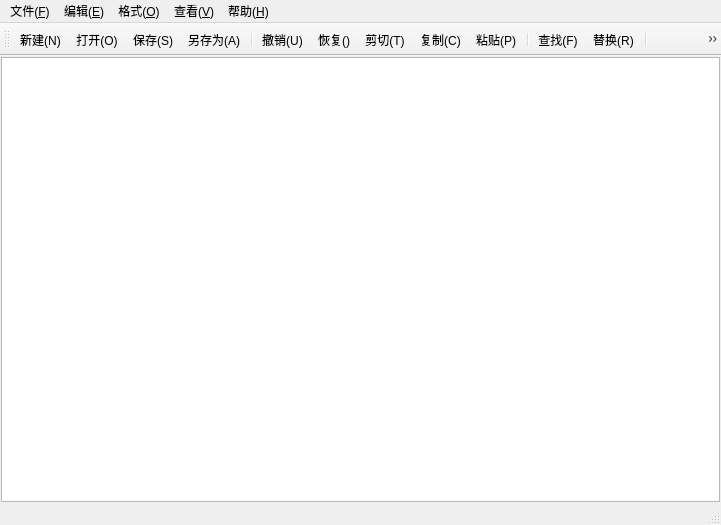
<?xml version="1.0" encoding="UTF-8"?>
<ui version="4.0">
 <class>MainWindow</class>
 <widget class="QMainWindow" name="MainWindow">
  <property name="geometry">
   <rect>
    <x>0</x>
    <y>0</y>
    <width>721</width>
    <height>525</height>
   </rect>
  </property>
  <property name="windowTitle">
   <string>MainWindow</string>
  </property>
  <widget class="QWidget" name="centralwidget">
   <layout class="QHBoxLayout" name="horizontalLayout">
    <property name="spacing">
     <number>0</number>
    </property>
    <property name="leftMargin">
     <number>1</number>
    </property>
    <property name="topMargin">
     <number>1</number>
    </property>
    <property name="rightMargin">
     <number>1</number>
    </property>
    <property name="bottomMargin">
     <number>1</number>
    </property>
    <item>
     <widget class="QPlainTextEdit" name="textEdit"/>
    </item>
   </layout>
  </widget>
  <widget class="QMenuBar" name="menubar">
   <property name="geometry">
    <rect>
     <x>0</x>
     <y>0</y>
     <width>721</width>
     <height>25</height>
    </rect>
   </property>
   <widget class="QMenu" name="menu">
    <property name="title">
     <string>文件(&amp;F)</string>
    </property>
    <addaction name="actionNew"/>
    <addaction name="actionOpen"/>
    <addaction name="actionSave"/>
    <addaction name="actionSaveNew"/>
    <addaction name="separator"/>
    <addaction name="actionExit"/>
   </widget>
   <widget class="QMenu" name="menu_E">
    <property name="title">
     <string>编辑(&amp;E)</string>
    </property>
    <addaction name="actionBack"/>
    <addaction name="actionRecover"/>
    <addaction name="actionCut"/>
    <addaction name="actionCopy"/>
    <addaction name="actionPut"/>
    <addaction name="separator"/>
    <addaction name="actionSeach"/>
    <addaction name="actionExchange"/>
    <addaction name="separator"/>
    <addaction name="actionAllChoose"/>
   </widget>
   <widget class="QMenu" name="menu_2">
    <property name="title">
     <string>格式(&amp;O)</string>
    </property>
    <addaction name="actionAutoNextLine"/>
    <addaction name="actionShowLine"/>
    <addaction name="actionFont"/>
    <addaction name="actionFontColor"/>
    <addaction name="separator"/>
    <addaction name="actBgColor"/>
    <addaction name="actEditBgColor"/>
   </widget>
   <widget class="QMenu" name="menu_V">
    <property name="title">
     <string>查看(&amp;V)</string>
    </property>
    <addaction name="actionToolBar"/>
    <addaction name="actionStausBar"/>
   </widget>
   <widget class="QMenu" name="menu_H">
    <property name="title">
     <string>帮助(&amp;H)</string>
    </property>
    <addaction name="actionAbout"/>
   </widget>
   <addaction name="menu"/>
   <addaction name="menu_E"/>
   <addaction name="menu_2"/>
   <addaction name="menu_V"/>
   <addaction name="menu_H"/>
  </widget>
  <widget class="QStatusBar" name="statusbar"/>
  <widget class="QToolBar" name="toolBar">
   <property name="windowTitle">
    <string>toolBar</string>
   </property>
   <property name="toolButtonStyle">
    <enum>Qt::ToolButtonStyle::ToolButtonIconOnly</enum>
   </property>
   <attribute name="toolBarArea">
    <enum>TopToolBarArea</enum>
   </attribute>
   <attribute name="toolBarBreak">
    <bool>false</bool>
   </attribute>
   <addaction name="actionNew"/>
   <addaction name="actionOpen"/>
   <addaction name="actionSave"/>
   <addaction name="actionSaveNew"/>
   <addaction name="separator"/>
   <addaction name="actionBack"/>
   <addaction name="actionRecover"/>
   <addaction name="actionCut"/>
   <addaction name="actionCopy"/>
   <addaction name="actionPut"/>
   <addaction name="separator"/>
   <addaction name="actionSeach"/>
   <addaction name="actionExchange"/>
   <addaction name="separator"/>
   <addaction name="actionAutoNextLine"/>
   <addaction name="actionShowLine"/>
   <addaction name="actionFont"/>
   <addaction name="separator"/>
   <addaction name="actionToolBar"/>
   <addaction name="actionStausBar"/>
   <addaction name="actionAbout"/>
  </widget>
  <action name="actionNew">
   <property name="icon">
    <iconset resource="res.qrc">
     <normaloff>:/images/xinjianchuangkou.svg</normaloff>:/images/xinjianchuangkou.svg</iconset>
   </property>
   <property name="text">
    <string>新建(&amp;N)</string>
   </property>
   <property name="toolTip">
    <string>新建</string>
   </property>
   <property name="shortcut">
    <string>Ctrl+N</string>
   </property>
   <property name="menuRole">
    <enum>QAction::MenuRole::NoRole</enum>
   </property>
  </action>
  <action name="actionOpen">
   <property name="icon">
    <iconset resource="res.qrc">
     <normaloff>:/images/dakai.svg</normaloff>:/images/dakai.svg</iconset>
   </property>
   <property name="text">
    <string>打开(&amp;O)</string>
   </property>
   <property name="toolTip">
    <string>打开</string>
   </property>
   <property name="shortcut">
    <string>Ctrl+O</string>
   </property>
   <property name="menuRole">
    <enum>QAction::MenuRole::NoRole</enum>
   </property>
  </action>
  <action name="actionSave">
   <property name="icon">
    <iconset resource="res.qrc">
     <normaloff>:/images/baocun.svg</normaloff>:/images/baocun.svg</iconset>
   </property>
   <property name="text">
    <string>保存(&amp;S)</string>
   </property>
   <property name="toolTip">
    <string>保存</string>
   </property>
   <property name="shortcut">
    <string>Ctrl+S</string>
   </property>
   <property name="menuRole">
    <enum>QAction::MenuRole::NoRole</enum>
   </property>
  </action>
  <action name="actionSaveNew">
   <property name="icon">
    <iconset resource="res.qrc">
     <normaloff>:/images/saveNew.svg</normaloff>:/images/saveNew.svg</iconset>
   </property>
   <property name="text">
    <string>另存为(&amp;A)</string>
   </property>
   <property name="toolTip">
    <string>另存为</string>
   </property>
   <property name="menuRole">
    <enum>QAction::MenuRole::NoRole</enum>
   </property>
  </action>
  <action name="actionExit">
   <property name="text">
    <string>退出(&amp;X)</string>
   </property>
   <property name="toolTip">
    <string>退出</string>
   </property>
   <property name="menuRole">
    <enum>QAction::MenuRole::NoRole</enum>
   </property>
  </action>
  <action name="actionBack">
   <property name="icon">
    <iconset resource="res.qrc">
     <normaloff>:/images/back.svg</normaloff>:/images/back.svg</iconset>
   </property>
   <property name="text">
    <string>撤销(&amp;U)</string>
   </property>
   <property name="toolTip">
    <string>撤销</string>
   </property>
   <property name="shortcut">
    <string>Ctrl+Z</string>
   </property>
   <property name="menuRole">
    <enum>QAction::MenuRole::NoRole</enum>
   </property>
  </action>
  <action name="actionRecover">
   <property name="icon">
    <iconset resource="res.qrc">
     <normaloff>:/images/recover.svg</normaloff>:/images/recover.svg</iconset>
   </property>
   <property name="text">
    <string>恢复()</string>
   </property>
   <property name="toolTip">
    <string>恢复</string>
   </property>
   <property name="shortcut">
    <string>Ctrl+Shift+Z</string>
   </property>
   <property name="menuRole">
    <enum>QAction::MenuRole::NoRole</enum>
   </property>
  </action>
  <action name="actionCut">
   <property name="icon">
    <iconset resource="res.qrc">
     <normaloff>:/images/cut.svg</normaloff>:/images/cut.svg</iconset>
   </property>
   <property name="text">
    <string>剪切(&amp;T)</string>
   </property>
   <property name="toolTip">
    <string>剪切</string>
   </property>
   <property name="shortcut">
    <string>Ctrl+X</string>
   </property>
   <property name="menuRole">
    <enum>QAction::MenuRole::NoRole</enum>
   </property>
  </action>
  <action name="actionCopy">
   <property name="icon">
    <iconset resource="res.qrc">
     <normaloff>:/images/copy.svg</normaloff>:/images/copy.svg</iconset>
   </property>
   <property name="text">
    <string>复制(&amp;C)</string>
   </property>
   <property name="toolTip">
    <string>复制</string>
   </property>
   <property name="shortcut">
    <string>Ctrl+C</string>
   </property>
   <property name="menuRole">
    <enum>QAction::MenuRole::NoRole</enum>
   </property>
  </action>
  <action name="actionPut">
   <property name="icon">
    <iconset resource="res.qrc">
     <normaloff>:/images/put.svg</normaloff>:/images/put.svg</iconset>
   </property>
   <property name="text">
    <string>粘贴(&amp;P)</string>
   </property>
   <property name="toolTip">
    <string>粘贴</string>
   </property>
   <property name="shortcut">
    <string>Ctrl+V</string>
   </property>
   <property name="menuRole">
    <enum>QAction::MenuRole::NoRole</enum>
   </property>
  </action>
  <action name="actionSeach">
   <property name="icon">
    <iconset resource="res.qrc">
     <normaloff>:/images/serach.svg</normaloff>:/images/serach.svg</iconset>
   </property>
   <property name="text">
    <string>查找(&amp;F)</string>
   </property>
   <property name="toolTip">
    <string>查找</string>
   </property>
   <property name="shortcut">
    <string>Ctrl+F</string>
   </property>
   <property name="menuRole">
    <enum>QAction::MenuRole::NoRole</enum>
   </property>
  </action>
  <action name="actionExchange">
   <property name="icon">
    <iconset resource="res.qrc">
     <normaloff>:/images/exchange.svg</normaloff>:/images/exchange.svg</iconset>
   </property>
   <property name="text">
    <string>替换(&amp;R)</string>
   </property>
   <property name="toolTip">
    <string>替换</string>
   </property>
   <property name="shortcut">
    <string>Ctrl+H</string>
   </property>
   <property name="menuRole">
    <enum>QAction::MenuRole::NoRole</enum>
   </property>
  </action>
  <action name="actionAllChoose">
   <property name="icon">
    <iconset resource="res.qrc">
     <normaloff>:/images/allchose.svg</normaloff>:/images/allchose.svg</iconset>
   </property>
   <property name="text">
    <string>全选(&amp;A)</string>
   </property>
   <property name="toolTip">
    <string>全选</string>
   </property>
   <property name="shortcut">
    <string>Ctrl+A</string>
   </property>
   <property name="menuRole">
    <enum>QAction::MenuRole::NoRole</enum>
   </property>
  </action>
  <action name="actionAutoNextLine">
   <property name="checkable">
    <bool>true</bool>
   </property>
   <property name="icon">
    <iconset resource="res.qrc">
     <normaloff>:/images/autonextLine.svg</normaloff>:/images/autonextLine.svg</iconset>
   </property>
   <property name="text">
    <string>自动换行(&amp;W)</string>
   </property>
   <property name="toolTip">
    <string>自动换行</string>
   </property>
   <property name="menuRole">
    <enum>QAction::MenuRole::NoRole</enum>
   </property>
  </action>
  <action name="actionShowLine">
   <property name="icon">
    <iconset resource="res.qrc">
     <normaloff>:/images/showLine.svg</normaloff>:/images/showLine.svg</iconset>
   </property>
   <property name="text">
    <string>显示行号(&amp;L)</string>
   </property>
   <property name="toolTip">
    <string>显示行号</string>
   </property>
   <property name="shortcut">
    <string>Ctrl+L</string>
   </property>
   <property name="menuRole">
    <enum>QAction::MenuRole::NoRole</enum>
   </property>
  </action>
  <action name="actionFont">
   <property name="icon">
    <iconset resource="res.qrc">
     <normaloff>:/images/font.svg</normaloff>:/images/font.svg</iconset>
   </property>
   <property name="text">
    <string>字体(&amp;F)</string>
   </property>
   <property name="toolTip">
    <string>字体</string>
   </property>
   <property name="menuRole">
    <enum>QAction::MenuRole::NoRole</enum>
   </property>
  </action>
  <action name="actionFontColor">
   <property name="text">
    <string>字体颜色</string>
   </property>
   <property name="toolTip">
    <string>字体颜色</string>
   </property>
   <property name="menuRole">
    <enum>QAction::MenuRole::NoRole</enum>
   </property>
  </action>
  <action name="actBgColor">
   <property name="text">
    <string>字体背景色</string>
   </property>
   <property name="toolTip">
    <string>字体背景色</string>
   </property>
   <property name="menuRole">
    <enum>QAction::MenuRole::NoRole</enum>
   </property>
  </action>
  <action name="actEditBgColor">
   <property name="text">
    <string>编辑背景色</string>
   </property>
   <property name="toolTip">
    <string>编辑背景色</string>
   </property>
   <property name="menuRole">
    <enum>QAction::MenuRole::NoRole</enum>
   </property>
  </action>
  <action name="actionToolBar">
   <property name="checkable">
    <bool>true</bool>
   </property>
   <property name="icon">
    <iconset resource="res.qrc">
     <normaloff>:/images/toolBar.svg</normaloff>:/images/toolBar.svg</iconset>
   </property>
   <property name="text">
    <string>工具栏(&amp;T)</string>
   </property>
   <property name="toolTip">
    <string>工具栏</string>
   </property>
   <property name="menuRole">
    <enum>QAction::MenuRole::NoRole</enum>
   </property>
  </action>
  <action name="actionStausBar">
   <property name="checkable">
    <bool>true</bool>
   </property>
   <property name="icon">
    <iconset resource="res.qrc">
     <normaloff>:/images/statusbar.svg</normaloff>:/images/statusbar.svg</iconset>
   </property>
   <property name="text">
    <string>状态栏(&amp;S)</string>
   </property>
   <property name="toolTip">
    <string>状态栏</string>
   </property>
   <property name="menuRole">
    <enum>QAction::MenuRole::NoRole</enum>
   </property>
  </action>
  <action name="actionAbout">
   <property name="icon">
    <iconset resource="res.qrc">
     <normaloff>:/images/about.svg</normaloff>:/images/about.svg</iconset>
   </property>
   <property name="text">
    <string>关于(&amp;A)</string>
   </property>
   <property name="toolTip">
    <string>关于</string>
   </property>
   <property name="menuRole">
    <enum>QAction::MenuRole::NoRole</enum>
   </property>
  </action>
 </widget>
 <resources>
  <include location="res.qrc"/>
 </resources>
 <connections/>
</ui>
